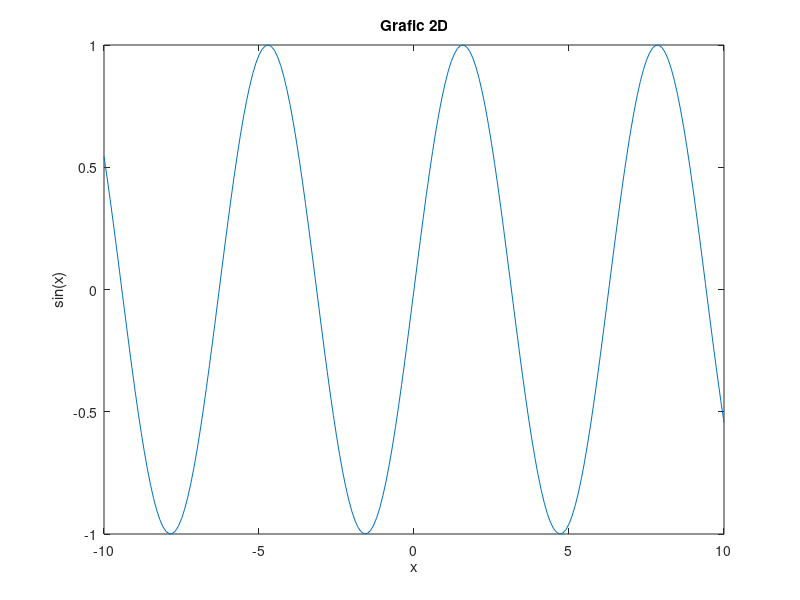

This chart was generated by the following MATLAB code:
#!/bin/octave -qf

b =[4;5;6] #column vectorize
A =[2 4 5;
    1 2 3;
    9 5 6]

  x = A\b
  
  x=-10:0.1:10; # Crearea an evently-spaced vector from -10..10
  y = sin(x);
  plot(x,y);
  title("Grafic 2D");
  xlabel("x");
  ylabel("sin(x)");